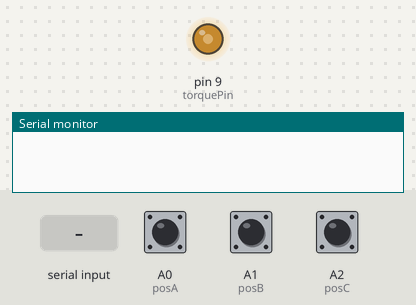
Recording of a sketch running on a simulated Arduino Uno, built with avr-gcc and run on an emulated ATmega328P. Parts: output pins drawn as LEDs (lit = HIGH), the last lines printed to the serial monitor. Inputs (shaded band) come from the test bench; at power-on: A1 (posB) HIGH, A0 (posA) HIGH, A2 (posC) HIGH.

Above: at 1.2 s.
1.3 s: "v,45\n" received over Serial
At 1.9 s:
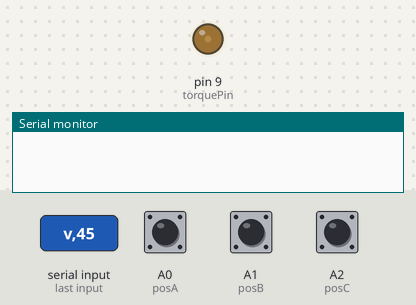
2.8 s: byte 118 ('v') received over Serial
At 4.8 s:
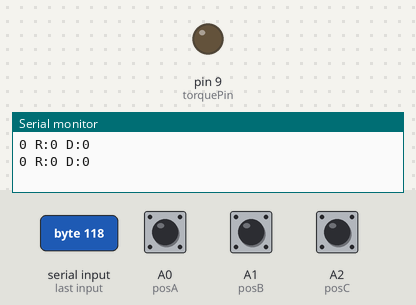
5.3 s: "r90\n" received over Serial
At 5.9 s:
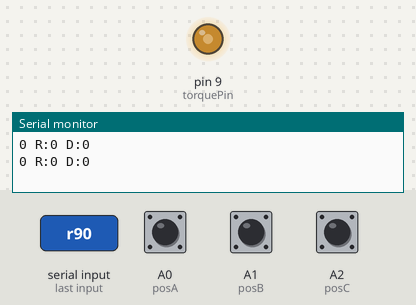
6.8 s: A1 (posB) pulled LOW for 0.15 s
At 7.8 s:
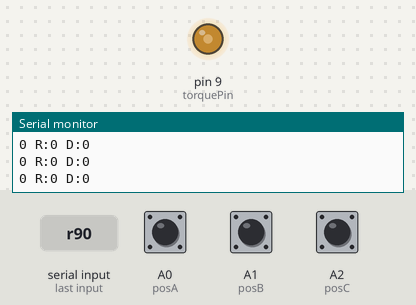
8.4 s: byte 115 ('s') received over Serial
At 10.2 s:
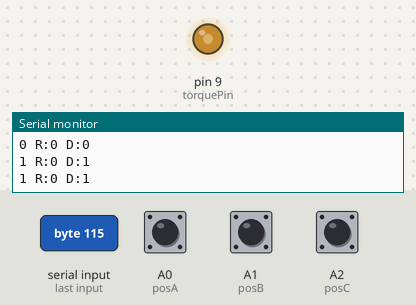
10.9 s: "v\n" received over Serial
At 12.2 s:
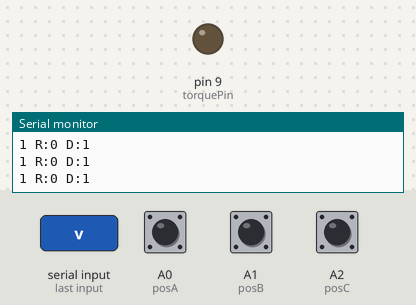
Timing chart, 0 to 13.9 s (numbered marks = the images above; inputs shaded):
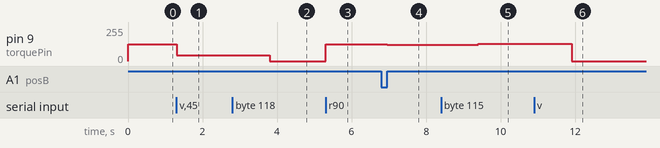

Measured:
- after the input at 1.3 s, pin 9 (torquePin): 127/255 → 45/255 at once
- after the input at 2.8 s, pin 9 (torquePin): 45/255 → 0/255 after 1.0 s
- after the input at 5.3 s, pin 9 (torquePin): 0/255 → 127/255 at once
- after the input at 6.8 s, pin 9 (torquePin): 127/255 → 121/255 after 0.15 s
- after the input at 8.4 s, pin 9 (torquePin): 121/255 → 128/255 after 1.0 s
- after the input at 10.9 s, pin 9 (torquePin): 128/255 → 0/255 after 1.0 s

The sketch:

virtual_spring.ino
```cpp
#include <Servo.h> //see if this helps at all

int posA = A0;
int posB = A1;
int posC = A2;

int torquePin=9;
int velocityPin=9;

const int greyCodeConversion[]={0,1,3,2};

int lastValue=0;
long pos=0;

int lastCValue=0;
int realRevolutions=0;

unsigned long lastTriggerMillis=0;
int triggerIntervalMillis=2000;

int errors=0;

int velocity=0;

boolean serial=true;
boolean autonomous=true;

int rotationDirection=0;

int zeroTorque=127;

int stiffness=10;

void setup()
{
  if(serial) Serial.begin(9600);
  pinMode(posA, INPUT_PULLUP);
  pinMode(posB, INPUT_PULLUP);
  pinMode(posC, INPUT_PULLUP);
  pinMode(torquePin, OUTPUT);
  analogWrite(torquePin, zeroTorque);
}

void loop()
{
  updatePosition();
  if(autonomous) applyTorque();
  if(serial) performOutput();
  if(serial) processSerialInput();
}

void applyTorque()
{
  int torque=abs(realRevolutions)>20 ? zeroTorque:max(80,min(zeroTorque-((pos*64)/stiffness), 180));
  analogWrite(torquePin, torque);
}

void updatePosition()
{
  //A&B
  int newValue=readValue();
  if(newValue!=lastValue)
  {
    if(newValue==2 && lastValue==1)
    {
      pos++;
      rotationDirection=1;
    }
    else if(newValue==0 && lastValue==1)
    {
      pos--;
      rotationDirection=-1;
    }
  }
  lastValue=newValue;

  //C
  int newCValue=digitalRead(posC);
  if(newCValue!=lastCValue && newCValue)
  {
    //pos=0;
    realRevolutions+=rotationDirection;
    //realRevolutions++;
  }
  lastCValue=newCValue;
}

int readValue()
{
  int greyCode=(digitalRead(posB)<<1)|digitalRead(posA);
  //Serial.println(greyCode);
  return greyCodeConversion[greyCode];
}

void processSerialInput()
{
 if(Serial.available()>0)
  {
    char x=Serial.read();
    if(x=='v')
    {
      int incomingDutyCycle = Serial.parseInt();
     autonomous=false;
     analogWrite(velocityPin, incomingDutyCycle);
    }
    else if(x=='r')
    {
      realRevolutions=0;
      pos=0;
      autonomous=true;
    }
    else if(x=='s')
    {
      stiffness = Serial.parseInt();
    }
     Serial.read();  //newline
  }
}

void performOutput()
{
  unsigned long currentMillis=millis();
  if(currentMillis-lastTriggerMillis>triggerIntervalMillis)
  {
    Serial.print(pos);
    Serial.print(" R:");
    Serial.print(realRevolutions);
    Serial.print(" D:");
    Serial.print(rotationDirection);
    Serial.print("\n");
    lastTriggerMillis=currentMillis;
  }
}
```
